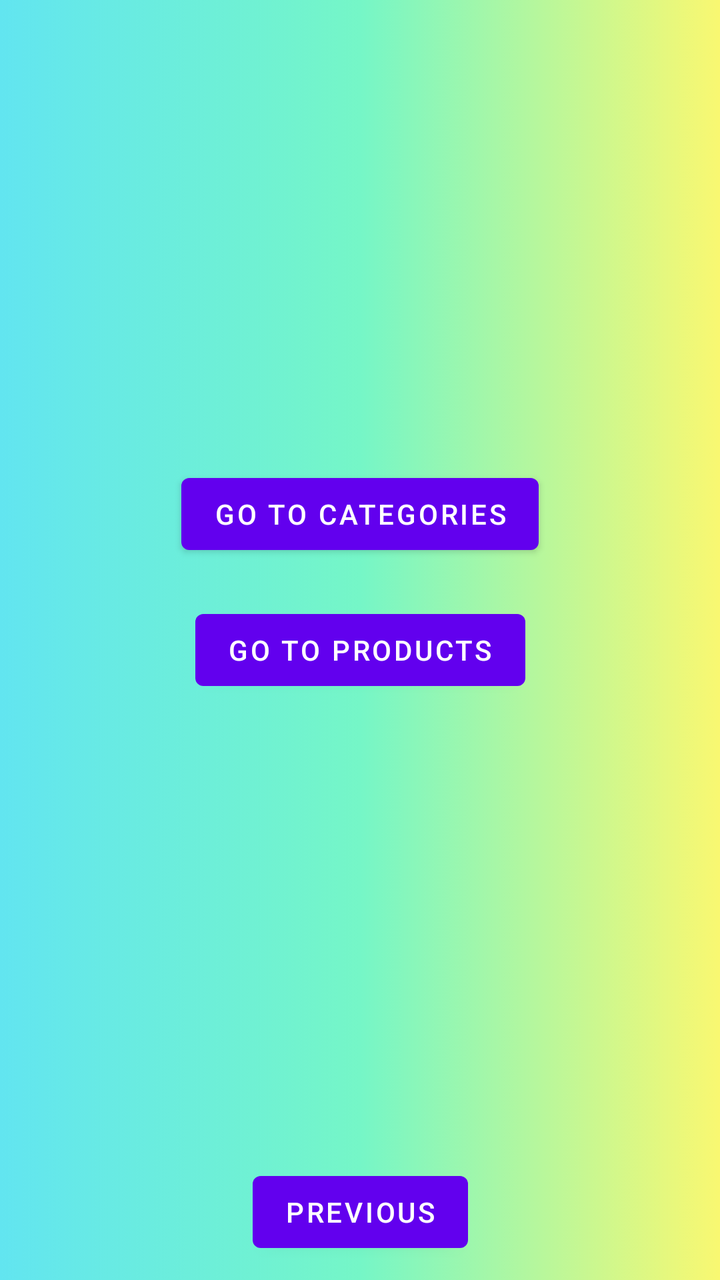
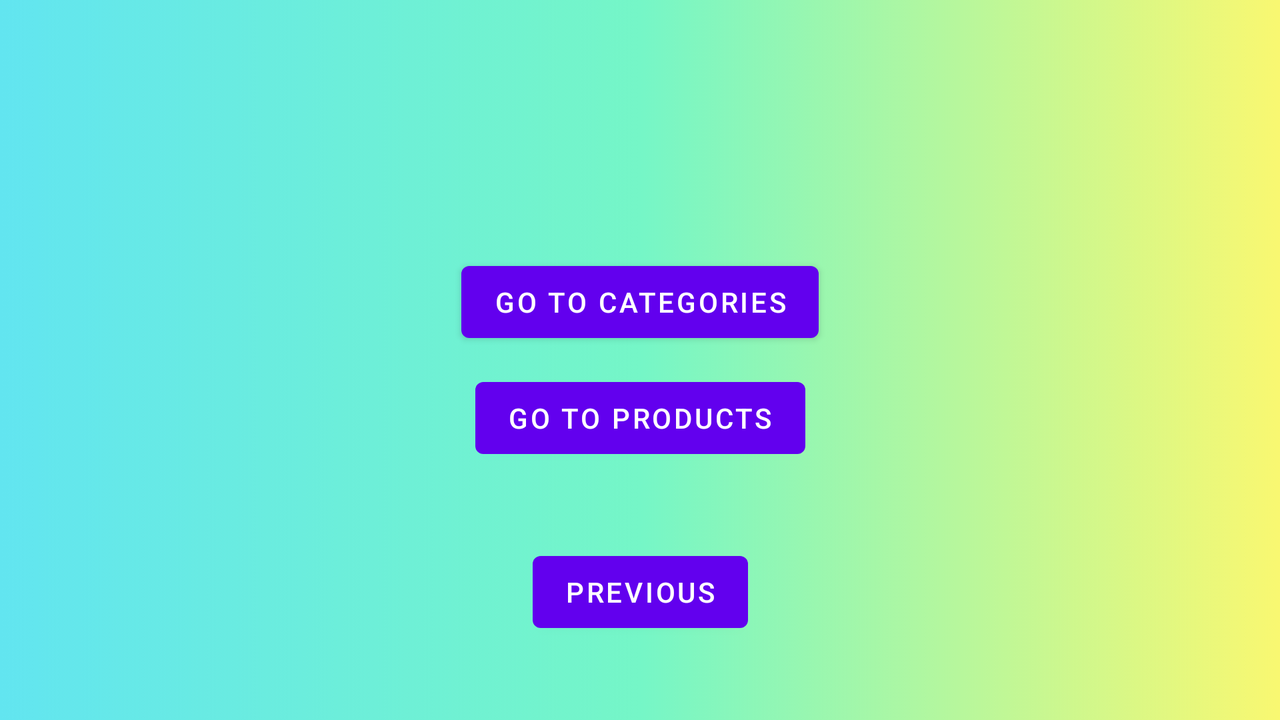

The same Android screen from two of the app's own layout files: first res/layout/ as a phone draws it, then the repository's variant for another configuration, drawn on a device whose configuration selects that folder. Both files follow.
<!-- AndroidManifest.xml: application theme Theme.inventorymanager -->
<!-- res/layout/fragment_menu.xml -->
<?xml version="1.0" encoding="utf-8"?>
<androidx.constraintlayout.widget.ConstraintLayout xmlns:android="http://schemas.android.com/apk/res/android"
    xmlns:app="http://schemas.android.com/apk/res-auto"
    xmlns:tools="http://schemas.android.com/tools"
    android:layout_width="match_parent"
    android:layout_height="match_parent"
    android:background="@drawable/gradient_background"
    tools:context=".MenuFragment">


    <Button
        android:id="@+id/button_go_to_categories"
        android:layout_width="wrap_content"
        android:layout_height="wrap_content"
        android:layout_marginBottom="10dp"
        android:text="@string/go_to_categories"
        app:layout_constraintBottom_toTopOf="@+id/button_go_to_products"
        app:layout_constraintEnd_toEndOf="parent"
        app:layout_constraintStart_toStartOf="parent"
        app:layout_constraintTop_toTopOf="parent"
        app:layout_constraintVertical_chainStyle="packed" />

    <Button
        android:id="@+id/button_go_to_products"
        android:layout_width="wrap_content"
        android:layout_height="wrap_content"
        android:layout_marginTop="10dp"
        android:text="@string/go_to_products"
        app:layout_constraintBottom_toTopOf="@+id/button_second_to_first"
        app:layout_constraintEnd_toEndOf="parent"
        app:layout_constraintStart_toStartOf="parent"
        app:layout_constraintTop_toBottomOf="@+id/button_go_to_categories" />

    <Button
        android:id="@+id/button_second_to_first"
        android:layout_width="wrap_content"
        android:layout_height="wrap_content"
        android:layout_marginBottom="10dp"
        android:text="@string/previous"
        app:layout_constraintBottom_toBottomOf="parent"
        app:layout_constraintEnd_toEndOf="parent"
        app:layout_constraintHorizontal_bias="0.5"
        app:layout_constraintStart_toStartOf="parent"
        app:layout_constraintTop_toBottomOf="@+id/textViewSecond" />

    <TextView
        android:id="@+id/textViewSecond"
        android:layout_width="wrap_content"
        android:layout_height="wrap_content"
        android:layout_marginTop="50dp"
        android:textColor="@color/white"
        android:textSize="26sp"
        app:layout_constraintBottom_toTopOf="@+id/button_second_to_first"
        app:layout_constraintEnd_toEndOf="parent"
        app:layout_constraintHorizontal_bias="0.5"
        app:layout_constraintStart_toStartOf="parent"
        app:layout_constraintTop_toTopOf="parent"
        app:layout_constraintVertical_chainStyle="spread_inside" />
</androidx.constraintlayout.widget.ConstraintLayout>
<!-- resources referenced by this layout -->
<resources>
  <color name="white">#FFFFFFFF</color>
  <!-- drawable gradient_background (drawable) -->
  <?xml version="1.0" encoding="utf-8"?>
  <selector xmlns:android="http://schemas.android.com/apk/res/android">
      <item>
          <shape>
              <gradient android:centerColor="#75F6C7" android:endColor="#F9F871" android:startColor="#62E5F0" android:type="linear" />
          </shape>
      </item>
  </selector>
  <string name="go_to_categories">Go to categories</string>
  <string name="go_to_products">Go to Products</string>
  <string name="previous">Previous</string>
  <style name="Theme.inventorymanager" parent="Theme.MaterialComponents.DayNight.DarkActionBar">
          
          <item name="colorPrimary">@color/purple_500</item>
          <item name="colorPrimaryVariant">@color/purple_700</item>
          <item name="colorOnPrimary">@color/white</item>
          
          <item name="colorSecondary">@color/teal_200</item>
          <item name="colorSecondaryVariant">@color/teal_700</item>
          <item name="colorOnSecondary">@color/black</item>
          
          <item name="android:statusBarColor" tools:targetApi="l">?attr/colorPrimaryVariant</item>
          
      </style>
  <color name="purple_500">#FF6200EE</color>
  <color name="purple_700">#FF3700B3</color>
  <color name="teal_200">#FF03DAC5</color>
  <color name="teal_700">#FF018786</color>
  <color name="black">#FF000000</color>
</resources>
<!-- res/layout-land/fragment_menu.xml (the repository's variant of the layout above) -->
<!-- drawn on the phone turned sideways -->
<?xml version="1.0" encoding="utf-8"?>
<androidx.constraintlayout.widget.ConstraintLayout xmlns:android="http://schemas.android.com/apk/res/android"
    xmlns:app="http://schemas.android.com/apk/res-auto"
    xmlns:tools="http://schemas.android.com/tools"
    android:layout_width="match_parent"
    android:layout_height="match_parent"
    android:background="@drawable/gradient_background"
    tools:context=".MenuFragment">


    <Button
        android:id="@+id/button_go_to_categories"
        android:layout_width="wrap_content"
        android:layout_height="wrap_content"
        android:layout_marginBottom="5dp"
        android:text="@string/go_to_categories"
        app:layout_constraintBottom_toTopOf="@+id/button_go_to_products"
        app:layout_constraintEnd_toEndOf="parent"
        app:layout_constraintStart_toStartOf="parent"
        app:layout_constraintTop_toTopOf="parent"
        app:layout_constraintVertical_chainStyle="packed" />

    <Button
        android:id="@+id/button_go_to_products"
        android:layout_width="wrap_content"
        android:layout_height="wrap_content"
        android:layout_marginTop="5dp"
        android:text="@string/go_to_products"
        app:layout_constraintBottom_toBottomOf="parent"
        app:layout_constraintEnd_toEndOf="parent"
        app:layout_constraintStart_toStartOf="parent"
        app:layout_constraintTop_toBottomOf="@+id/button_go_to_categories" />

    <Button
        android:id="@+id/button_second_to_first"
        android:layout_width="wrap_content"
        android:layout_height="wrap_content"
        android:layout_marginBottom="40dp"
        android:text="@string/previous"
        app:layout_constraintBottom_toBottomOf="parent"
        app:layout_constraintEnd_toEndOf="parent"
        app:layout_constraintHorizontal_bias="0.5"
        app:layout_constraintStart_toStartOf="parent"
        app:layout_constraintTop_toBottomOf="@+id/textViewSecond" />

    <TextView
        android:id="@+id/textViewSecond"
        android:layout_width="wrap_content"
        android:layout_height="wrap_content"
        android:layout_marginTop="40dp"
        android:textColor="@color/white"
        android:textSize="26sp"
        app:layout_constraintBottom_toTopOf="@+id/button_second_to_first"
        app:layout_constraintEnd_toEndOf="parent"
        app:layout_constraintHorizontal_bias="0.5"
        app:layout_constraintStart_toStartOf="parent"
        app:layout_constraintTop_toTopOf="parent"
        app:layout_constraintVertical_chainStyle="spread_inside" />
</androidx.constraintlayout.widget.ConstraintLayout>
